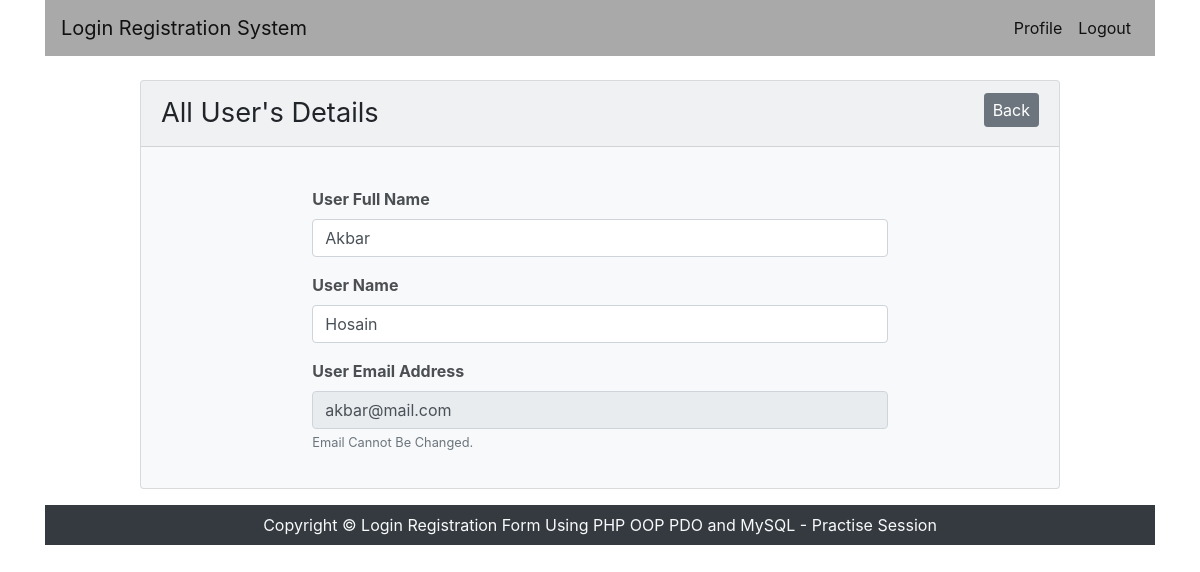
Page /profile.php?id=3 (signed in) on the committed database.
### tables this page shows
CREATE TABLE `users` (
  `user_id` int(11) NOT NULL,
  `user_full_name` varchar(255) NOT NULL,
  `user_name` varchar(255) NOT NULL,
  `user_email` varchar(255) NOT NULL,
  `user_password` varchar(255) NOT NULL
);

### inc/User.php (called while the page is built, shortened)
<?php
include 'Database.php';
class User{
    private $db_conn;
    public function __construct(){
        $this->db_conn = new Database();
    }
    public function getUserDataById($id){
        $sql = "SELECT * FROM users WHERE user_id = :id";
        $query = $this -> db_conn -> pdo -> prepare($sql);
        $query -> bindValue(':id', $id);
        $query -> execute();
        $result = $query -> fetch(PDO::FETCH_OBJ);
        return $result;
    }
}

### inc/Database.php (called while the page is built)
<?php
class Database{
    private $hostname = "localhost";
    private $username = "root";
    private $password = "";
    private $dbname   = "oop_login_reg";
    public $pdo;
    public function __construct(){
        if(!isset($this -> pdo)){
            try{
                $conn = new PDO("mysql:host=".$this->hostname.";dbname=".$this->dbname,$this->username,$this->password);
                $conn -> setAttribute(PDO::ATTR_ERRMODE, PDO::ERRMODE_EXCEPTION);
                $conn -> exec("SET CHARACTER SET utf8");
                $this -> pdo = $conn;
            }catch (PDOException $error){
                echo "Database Connection Not Established ".$error->getMessage();
            }
        }
    }
}

### profile.php (the view, shortened to what this page needs)
<?php
include 'header.php';
include 'inc/User.php';
if(isset($_GET['id'])) {
    $id = (int)$_GET['id'];
}
$user = new User();
?>
<section class="mt-4">
    <div class="row">
        <div class="col-md-10 col-lg-10 col-sm-10 m-auto">
            <div class="card bg-light mb-3">
                <div class="card-header mb-2"><p class="heading2">All User's Details</p> <a href="index.php" class="card_header_right back-btn btn btn-secondary btn-sm">Back</a> </div>
                <div class="card-body">
                    <div class="row">
                        <div class="col-md-8 col-lg-8 col-sm-11 m-auto">
                            <?php
                                $getUserData = $user -> getUserDataById($id);
                                if($getUserData == true){
                            ?>
                            <form action="" method="post">
                                <div class="form-group">
                                    <label for="userFullName">User Full Name</label>
                                    <input type="text" name="full_name" class="form-control" value="<?php echo $getUserData->user_full_name ?>">
                                </div>
                                <div class="form-group">
                                    <label for="userName">User Name</label>
                                    <input type="text" name="user_name" class="form-control" value="<?php echo $getUserData->user_name ?>">
                                </div>
                                <div class="form-group">
                                    <label for="userEmail">User Email Address</label>
                                    <input type="email" name="email_addr" class="form-control" value="<?php echo $getUserData->user_email ?>" readonly>
                                    <small class="form-text text-muted">Email Cannot Be Changed.</small>
                                </div>
                            </form>
                            <?php } ?>
                        </div>
                    </div>
                </div>
            </div>
        </div>
    </div>
</section>
<?php
include 'footer.php';
?>

### assets/css/style.css (style rules this page uses)
.form-group > label { font-weight: bold; opacity: 0.8; }
.heading2 { font-size: 1.7em; display: inline; }
.card_header_right { font-size: 1.3em; float: right; }
.back-btn { font-size: 1em; }

### rows in the picture
users: full_name "Akbar", user_name "Hosain", email_addr "akbar@mail.com"
